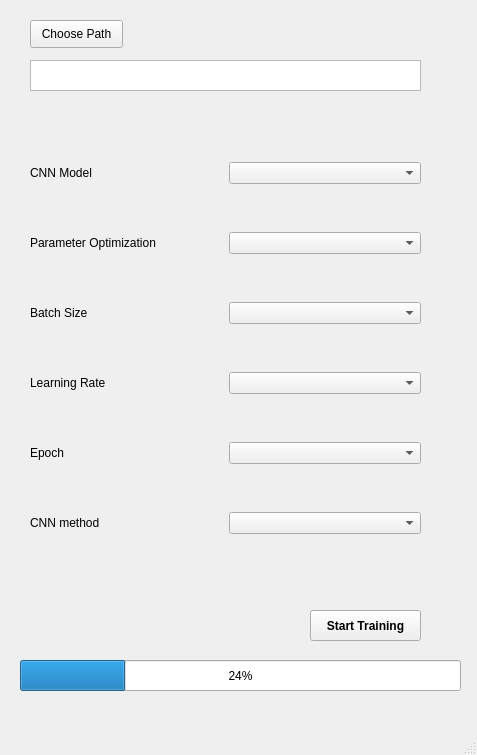
<?xml version="1.0" encoding="UTF-8"?>
<ui version="4.0">
 <class>setCNN</class>
 <widget class="QMainWindow" name="setCNN">
  <property name="geometry">
   <rect>
    <x>0</x>
    <y>0</y>
    <width>477</width>
    <height>755</height>
   </rect>
  </property>
  <property name="windowTitle">
   <string>CNN setting</string>
  </property>
  <widget class="QWidget" name="centralwidget">
   <widget class="QPushButton" name="start">
    <property name="geometry">
     <rect>
      <x>310</x>
      <y>610</y>
      <width>111</width>
      <height>31</height>
     </rect>
    </property>
    <property name="font">
     <font>
      <weight>75</weight>
      <bold>true</bold>
     </font>
    </property>
    <property name="text">
     <string>Start Training</string>
    </property>
   </widget>
   <widget class="QProgressBar" name="progressBar">
    <property name="geometry">
     <rect>
      <x>20</x>
      <y>660</y>
      <width>441</width>
      <height>31</height>
     </rect>
    </property>
    <property name="value">
     <number>24</number>
    </property>
   </widget>
   <widget class="QWidget" name="gridLayoutWidget">
    <property name="geometry">
     <rect>
      <x>30</x>
      <y>120</y>
      <width>391</width>
      <height>461</height>
     </rect>
    </property>
    <layout class="QGridLayout" name="gridLayout">
     <item row="1" column="0">
      <widget class="QLabel" name="label_3">
       <property name="text">
        <string>Parameter Optimization</string>
       </property>
      </widget>
     </item>
     <item row="3" column="1">
      <widget class="QComboBox" name="comboBox_4"/>
     </item>
     <item row="4" column="0">
      <widget class="QLabel" name="label_6">
       <property name="text">
        <string>Epoch</string>
       </property>
      </widget>
     </item>
     <item row="3" column="0">
      <widget class="QLabel" name="label_5">
       <property name="text">
        <string>Learning Rate</string>
       </property>
      </widget>
     </item>
     <item row="0" column="1">
      <widget class="QComboBox" name="comboBox"/>
     </item>
     <item row="1" column="1">
      <widget class="QComboBox" name="comboBox_2"/>
     </item>
     <item row="0" column="0">
      <widget class="QLabel" name="label">
       <property name="text">
        <string>CNN Model</string>
       </property>
      </widget>
     </item>
     <item row="5" column="1">
      <widget class="QComboBox" name="comboBox_6"/>
     </item>
     <item row="5" column="0">
      <widget class="QLabel" name="label_7">
       <property name="text">
        <string>CNN method</string>
       </property>
      </widget>
     </item>
     <item row="2" column="0">
      <widget class="QLabel" name="label_4">
       <property name="text">
        <string>Batch Size</string>
       </property>
      </widget>
     </item>
     <item row="2" column="1">
      <widget class="QComboBox" name="comboBox_3"/>
     </item>
     <item row="4" column="1">
      <widget class="QComboBox" name="comboBox_5"/>
     </item>
    </layout>
   </widget>
   <widget class="QPushButton" name="pushButton">
    <property name="geometry">
     <rect>
      <x>30</x>
      <y>20</y>
      <width>93</width>
      <height>28</height>
     </rect>
    </property>
    <property name="text">
     <string>Choose Path</string>
    </property>
   </widget>
   <widget class="QTextBrowser" name="datapath">
    <property name="geometry">
     <rect>
      <x>30</x>
      <y>60</y>
      <width>391</width>
      <height>31</height>
     </rect>
    </property>
   </widget>
  </widget>
  <widget class="QMenuBar" name="menubar">
   <property name="geometry">
    <rect>
     <x>0</x>
     <y>0</y>
     <width>477</width>
     <height>26</height>
    </rect>
   </property>
  </widget>
  <widget class="QStatusBar" name="statusbar"/>
 </widget>
 <resources/>
 <connections/>
</ui>
